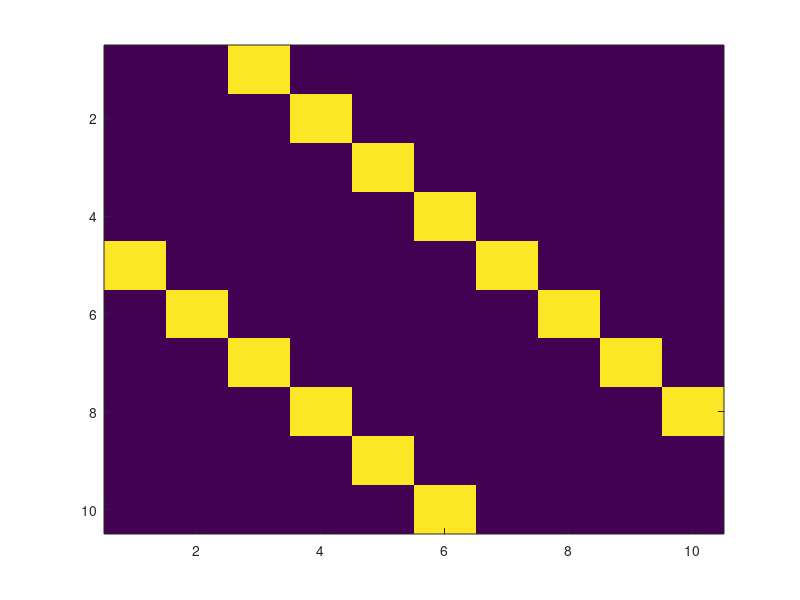

Source code (MATLAB): (Note: this script raises an error after producing the figure.)

% Dimension (length) of a vector
v1 = [1] %scalar
v2 = [1,2] %point in the plane
v3 = [1,2,3] %point in space
v4 = [1,2,3,4] %point in higher dimension
pause
fprintf("length of v3 = %d\n",length(v3))
pause
length(v4)
pause
help length
pause % Linear combinations of vectors
v1 = [1,2,3]
v2 = [4,5,6]
a1 = 2
a2 = -1
pause
a1*v1 + a2*v2
pause % Dot product
v1*v2'
pause
dot(v1,v2)
pause
sum(v1.*v2)
pause % Norms
norm(v1)
pause
norm(v1,2)
pause
sqrt(v1*v1')
pause
norm(-v1)
pause
[norm(v1,1),norm(-v1,1)]
pause % Normalizing a vector
normvect = @(v) v./norm(v)
pause
vn=normvect(v1)
pause
fprintf("The norm of the normed vector: %g\n",norm(vn))
pause
u = [10, 0]
v = [-5, -5]
pause
theta=acos(dot(u,v)/(norm(u)*norm(v)))
pause
rad2deg(theta)
pause
help angle
pause
u = [10, 0]
v = [5, 5]
pause
costheta=dot(u,v)/(norm(u)*norm(v))
pause
[costheta, sqrt(2)/2]
pause % Triangle inequality
n = 10; % Length of vectors
N = 10^4; % Number of vectors
arr1 = []; % Initialize an empty array
for i = 1:N
    u=rand(n,1);
    v=rand(n,1);
    cs = norm(u)*norm(v)-abs(dot(u,v)); % Cauchy-Schwarz
    arr1=[arr1,cs]; % Append to the array
end
min(arr1)
pause
hist(arr1,100)
pause % Matrices
imagesc(rand(300,300))
pause
H=zeros(10,10);
for i = 1:10
    for j = 1:10
        if (i==j+4)||(i==j-2)
            H(i,j)=1;
        end
    end
end
H
pause
imagesc(H)
pause
A=[1 2 ; 3 4] % 2 by 2 matrix
B=[-2 3 ; 1 3]
C=[0 1 2; -1 1 0] % 2 by 3 matrix
pause
A+B
pause
% A+C would produce an error
pause
3*A
pause % Matrix multiplication
% Four ways
% - Dot products
% - Cols
% - Rows
% - Outer product
A
B
A*B
pause
% To get the 9 value in the entry 1,2 of the product AB, I take the inner 
% product of the first row of A and the second column of B
A(1,1)*B(1,2) + A(1,2)*B(2,2)
pause
B*A % matrix multiplication is not commutative in general
pause 
% myMatMult function
myMatMult(A,B)
pause
% myMatMult(C,A) would give an error
myMatMult(A,C)
pause
rand('state',0)
A=rand(100,100);
tic
for i=1:1000
    A=A*rand(100,100); % Multiplication using LAPACK routines
end
toc
pause
rand('state',0)
A=rand(100,100);
tic
for i=1:1000
    A=myMatMult(A,rand(100,100));
end
toc
pause
x=[7 12 33]
A=x(randi(length(x),5,3)) % select entries uniformly at random from x
y=[-1 0 24 23 522 4]
B=y(randi(length(y),3,10)) % select entries uniformly at random from y
pause
A*B
pause
myMatMult2(A,B)
pause
A*B - myMatMult2(A,B)
pause
norm(A*B - myMatMult2(A,B))
pause % Matrix multiplication is associative
A= rand(2,4)
B= rand(4,5)
C= rand(5,3)
A*B*C
pause
(A*B)*C
pause
A*(B*C)
pause % Identity matrix
A = [1 2; 3 4]
I = eye(2)
A*I
pause
(A*I - A)==0
pause
I*A
pause % creating an identity matrix
ones(3,1)
pause
myI = diag(ones(2,1))
pause
help diag
pause
diag(myI) % retrieves the diagonal elements
pause % trace of a (square) matrix is the sum of its diagonal elements
A = [1 2 3; 4 5 6; 7 8 9]
sum(diag(A))
pause
trace(A)
pause % create a banded matrix
diag([5,7,0],1)+diag([2 3 4],-1)
pause % Inverses
A=[1 2; 3 4]
pause
help inv
pause
Ai = inv(A) % We rarely do this in practice
pause
A*Ai
pause
Ai*A
pause
A=[1 2; 3 4]
B=[5 6; 7 8]
inv(A*B)
pause
inv(B)*inv(A)
pause
inv(A)*inv(B) % something different
pause % Transpose
A=[];
for i=1:3 % rows
    for j=1:3 % cols
        A(i,j)=j+3*(i-1);
    end
end
A
pause
A=reshape((1:9),3,3)'
pause
A' % transpose, flips rows and cols
pause
ctranspose(A) % complex conjugate transpose (adjoint)
pause
A=[1+2*sqrt(-1) 2 - 3*sqrt(-1); -sqrt(-1) 0]
pause
A'
pause
ctranspose(A)
pause
A=reshape((1:9),3,3)'
pause
A''
pause
isequal(A,A') % check if the matrix is symmetric
pause
S=(A'+A)./2 % symmetrizing the matrix
pause
isequal(S,S')
pause
B=A+3
pause
(A*B)'
pause
B'*A'
pause % Determinants
A=[1 2; 3 4]
pause
det(A)
pause
A(1,1)*A(2,2) - A(1,2)*A(2,1)
pause
% det([1 2 3; 4 5 6]) would give error as it is not a square matrix
det(diag(ones(5,1)))
pause
A=diag([1 2 3])
pause
det(A) % det of diagonal is product of diagonal elements
pause
A(2,3)=-53;
A(1,3)=7;
A
pause
det(A) % determinant of a triangular matrix is the product of its diagonal elements (upper or lower)
pause
A(3,1)=35;
A
pause
det(A) % Not triangular anymore --- no longer the product of the diagonals
pause
setdiff((1:4),2) % set difference
pause % myDet function
myDet(A)
pause
det(rand(100,100)) % Arbitrary random matrices won't have determinant zero
pause
myDet(rand(100,100)) % Takes a very long time
pause
A=rand(4,4)
B=rand(4,4)
det(A*B)
det(A)*det(B)
pause
det(inv(A))
pause
1/det(A)
pause
A=[1 0; 1 0] % det will be zero
det(A)
pause
inv(A) % A is non-invertible / singular matrix
pause
B = [1 2 3; 4 5 6; 5 7 9] % third row is sum of first two
det(B)
inv(B) % numerical trouble
pause
myDet(B)
pause
cond(B) % condition number - coming toward the end of the course
pause
help cond
pause % Inverse of a 2 x 2 matrix
A = rand(2,2)
Ai = inv2mat(A)
pause
Ai*A
pause % Application: k-means
x = iris_dataset % could have used "load fisheriris"
K = 2 % number of clusters
rand('state',0) % set the random seed (for reproducability)
[idx,C] = kmeans(x(1:2,:)',K) % perform clustering on the first two dimensions
figure, % First plot the clusters
plot(x(1,idx==1),x(2,idx==1),'b.')
hold on
plot(x(1,idx==2),x(2,idx==2),'g.')
plot(x(1,idx==3),x(2,idx==3),'r.')
plot(C(:,1),C(:,2),'k.','markersize',20) % Plot the cluster centroids
hold off
pause % manual implementation of k-means (2D data)
n=size(x,2); % number of data points
dataPoints = x(1:2,randperm(n)); % shuffle the data points
xMin = min(x(1,:));
xMax = max(x(1,:));
yMin = min(x(2,:));
yMax = max(x(2,:));
for i =1:K % Random initial centroids
    means(i,:) = [xMin + (xMax-xMin).*rand(1),yMin + (yMax-yMin).*rand(1)];
end
labels=randi(K,n,1); % Random initial labels
prevMeans = -means;

while norm(prevMeans-means) > 0.001 % While centroids haven't converged
   prevMeans=means;
   for i=1:n % Update the labels based on closest points to centroids
       minNorm=inf;
       for j=1:K
          if norm(means(j,:)-dataPoints(:,i)')<minNorm
              labels(i)=j;
              minNorm=norm(means(j,:)-dataPoints(:,i)');
          end
       end
   end
   for i=1:K % Update centroids
       means(i,:)=mean(dataPoints(:,labels==i),2);
   end
end

figure, % First plot the clusters
plot(dataPoints(1,labels==1),dataPoints(2,labels==1),'b.')
hold on
plot(dataPoints(1,labels==2),dataPoints(2,labels==2),'g.')
plot(dataPoints(1,labels==3),dataPoints(2,labels==3),'r.')
plot(means(:,1),means(:,2),'k.','markersize',20) % Plot the cluster centroids
hold off



